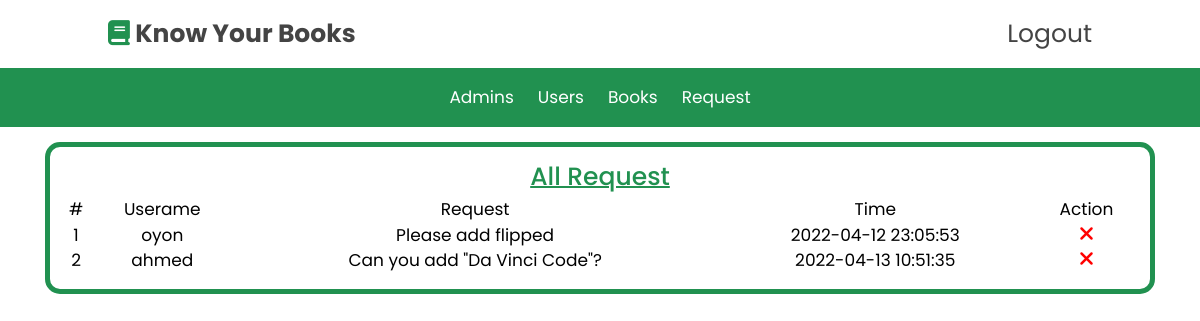
/php/requestlist.php (signed in), run on the app's committed database.
### tables this page shows
CREATE TABLE `request` (
  `requestId` int(20) NOT NULL,
  `username` varchar(255) NOT NULL,
  `comment` text NOT NULL,
  `datetime` datetime NOT NULL
);

### php/requestlist.php (the view, shortened to what this page needs)
<?php
include 'config.php';
?>
<!DOCTYPE html>
<html lang="en">
<head>
    <link href="https://cdn.jsdelivr.net/npm/bootstrap@5.0.2/dist/css/bootstrap.min.css" rel="stylesheet">
    <link rel="stylesheet" href="https://cdnjs.cloudflare.com/ajax/libs/font-awesome/6.1.1/css/all.min.css">
    <link rel="stylesheet" href="../css/requestlist.css">
</head>
<body>
    <header class="header">
        <div class="header-1">
            <a href="adminlist.php" class="logo"> <i class="fas fa-book"></i> Know Your Books </a>
            <div class="icons">
                <?php
                if (isset($_SESSION['username'])) {
                    echo "<a href='logout.php'>Logout</a>";
                } else {
                    header("Location: adminlogin.php");
                }
                ?>
            </div>
        </div>
        <div class="header-2">
            <nav class="navbar d-flex justify-content-center">
                <a href="adminlist.php">Admins</a>
                <a href="userlist.php">Users</a>
                <a href="books.php">Books</a>
                <a href="requestlist.php">Request</a>
            </nav>
        </div>
    </header>
    <div class="container">
        <div class="col-md-12">
            <div class="row">
                <h1>All Request</h1>
                <table>
                    <tr>
                        <td>#</td>
                        <td>Userame</td>
                        <td>Request</td>
                        <td>Time</td>
                        <td>Action</td>
                        <br>
                    </tr>
                    <?php
                    $i = 1;
                    $rows = mysqli_query($conn, "SELECT * FROM request ORDER by requestId")
                    ?>
                    <?php
                    foreach ($rows as $row) : ?>
                    <tr>
                        <td><?php echo $i++; ?></td>
                        <td><?php echo $row["username"]; ?></td>
                        <td><?php echo $row["comment"]; ?></td>
                        <td><?php echo $row["datetime"]; ?></td>
                        <td>
                            <a href="deleterequest.php?id=<?php echo $row["requestId"]; ?>"><i
                                    class="fa-solid fa-xmark"></i></a>
                        </td>
                    </tr>
                    <?php endforeach; ?>
                </table>
            </div>
        </div>
    </div>
</body>
</html>

### css/requestlist.css (style rules this page uses)
:root { --green: #27ae60; --dark-color: #219150; --black: #444; --light-color: #666; --border: .1rem solid rgba(0, 0, 0, .1); --border-hover: .1rem solid var(--black); --box-shadow: 0 .5rem 1rem rgba(0, 0, 0, .1); }
* { font-family: 'Poppins', sans-serif; margin: 0; padding: 0; box-sizing: border-box; outline: none; border: none; text-decoration: none; transition: all .2s linear; transition: width none; }
html { font-size: 62.5%; overflow-x: hidden; scroll-padding-top: 5rem; scroll-behavior: smooth; }
a { text-decoration: none !important; }
.header .header-1 { background: #fff; padding: 1.5rem 9%; display: flex; align-items: center; justify-content: space-between; }
.header .header-1 .logo { font-size: 2.5rem; font-weight: bolder; color: var(--black); }
.header .header-1 .logo i { color: var(--dark-color); }
.header .header-1 .icons div, .header .header-1 .icons a { font-size: 2.5rem; margin-left: 1.5rem; color: var(--black); cursor: pointer; }
.header .header-2 { background: var(--dark-color); }
.header .header-2 .navbar a { color: #fff; display: inline-block; padding: 1.2rem; font-size: 1.7rem; }
.container { padding: 15px; }
.container .col-md-12 { color: black; width: 100%; margin-bottom: 25px; width: 100%; height: 100%; border: 5px solid var(--dark-color); padding: 15px 20px; font-size: 1rem; border-radius: 15px; background: transparent; outline: none; transition: .3s; }
.container .col-md-12 h1 { color: #219150; text-align: center; text-decoration: 2px underline; }
.container .col-md-12 .row table tr { color: black; text-align: center; text-decoration: none ; font-size: 1.7rem; padding: 5px; }
.container .col-md-12 .fa-xmark { color: red; text-decoration: none; font-size: 2rem; }

### data on the page
request: username "oyon", comment "Please add flipped", datetime "2022-04-12 23:05:53"
request: username "ahmed", comment "Can you add \"Da Vinci Code\"?", datetime "2022-04-13 10:51:35"
